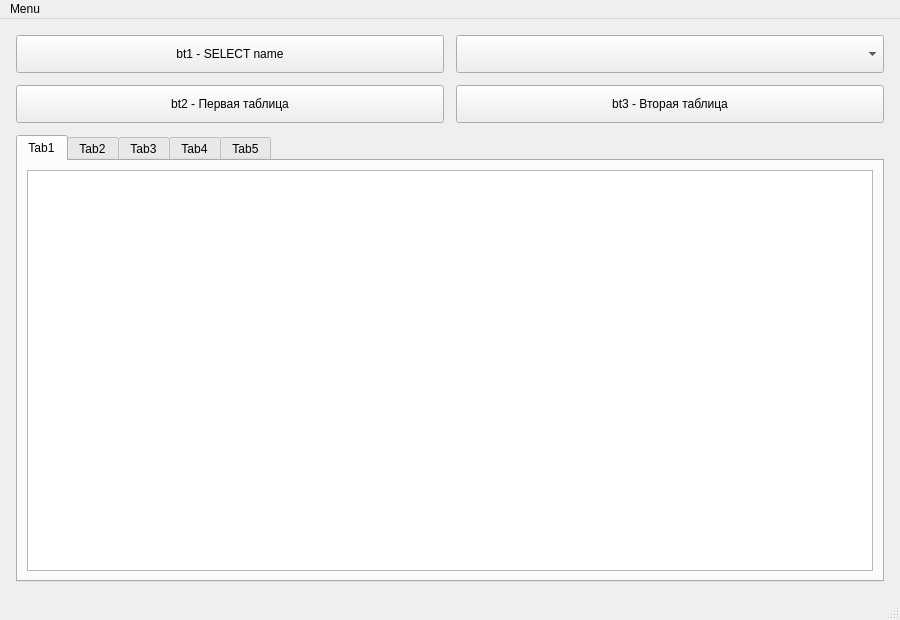
<?xml version="1.0" encoding="UTF-8"?>
<ui version="4.0">
 <class>MainWindow</class>
 <widget class="QMainWindow" name="MainWindow">
  <property name="geometry">
   <rect><x>0</x><y>0</y><width>900</width><height>620</height></rect>
  </property>
  <property name="windowTitle">
   <string>Lab3</string>
  </property>
  <widget class="QWidget" name="centralwidget">
   <layout class="QVBoxLayout" name="verticalLayout">
    <property name="leftMargin"><number>16</number></property>
    <property name="topMargin"><number>16</number></property>
    <property name="rightMargin"><number>16</number></property>
    <property name="bottomMargin"><number>16</number></property>
    <property name="spacing"><number>12</number></property>
    <item>
     <layout class="QGridLayout" name="gridLayout">
      <property name="horizontalSpacing"><number>12</number></property>
      <property name="verticalSpacing"><number>12</number></property>
      <item row="0" column="0">
       <widget class="QPushButton" name="btn1">
        <property name="minimumSize"><size><width>0</width><height>38</height></size></property>
        <property name="text"><string>bt1 - SELECT name</string></property>
       </widget>
      </item>
      <item row="0" column="1">
       <widget class="QComboBox" name="comboColumns">
        <property name="minimumSize"><size><width>0</width><height>38</height></size></property>
        <property name="placeholderText"><string>Выберите колонку sqlite_master</string></property>
       </widget>
      </item>
      <item row="1" column="0">
       <widget class="QPushButton" name="btn2">
        <property name="minimumSize"><size><width>0</width><height>38</height></size></property>
        <property name="text"><string>bt2 - Первая таблица</string></property>
       </widget>
      </item>
      <item row="1" column="1">
       <widget class="QPushButton" name="btn3">
        <property name="minimumSize"><size><width>0</width><height>38</height></size></property>
        <property name="text"><string>bt3 - Вторая таблица</string></property>
       </widget>
      </item>
     </layout>
    </item>
    <item>
     <widget class="QTabWidget" name="tabWidget">
      <property name="currentIndex"><number>0</number></property>
      <widget class="QWidget" name="tab1">
       <attribute name="title"><string>Tab1</string></attribute>
       <layout class="QVBoxLayout" name="layoutTab1">
        <item><widget class="QTableView" name="table1"/></item>
       </layout>
      </widget>
      <widget class="QWidget" name="tab2">
       <attribute name="title"><string>Tab2</string></attribute>
       <layout class="QVBoxLayout" name="layoutTab2">
        <item><widget class="QTableView" name="table2"/></item>
       </layout>
      </widget>
      <widget class="QWidget" name="tab3">
       <attribute name="title"><string>Tab3</string></attribute>
       <layout class="QVBoxLayout" name="layoutTab3">
        <item><widget class="QTableView" name="table3"/></item>
       </layout>
      </widget>
      <widget class="QWidget" name="tab4">
       <attribute name="title"><string>Tab4</string></attribute>
       <layout class="QVBoxLayout" name="layoutTab4">
        <item><widget class="QTableView" name="table4"/></item>
       </layout>
      </widget>
      <widget class="QWidget" name="tab5">
       <attribute name="title"><string>Tab5</string></attribute>
       <layout class="QVBoxLayout" name="layoutTab5">
        <item><widget class="QTableView" name="table5"/></item>
       </layout>
      </widget>
     </widget>
    </item>
   </layout>
  </widget>
  <widget class="QMenuBar" name="menubar">
   <widget class="QMenu" name="menuMenu">
    <property name="title"><string>Menu</string></property>
    <addaction name="actionSetConnection"/>
    <addaction name="actionCloseConnection"/>
    <addaction name="separator"/>
    <addaction name="actionCustomQuery"/>
   </widget>
   <addaction name="menuMenu"/>
  </widget>
  <widget class="QStatusBar" name="statusbar"/>
  <action name="actionSetConnection">
   <property name="text"><string>Set connection</string></property>
  </action>
  <action name="actionCloseConnection">
   <property name="text"><string>Close connection</string></property>
  </action>
  <action name="actionCustomQuery">
   <property name="text"><string>SQL-запрос</string></property>
  </action>
 </widget>
 <resources/>
 <connections/>
</ui>
